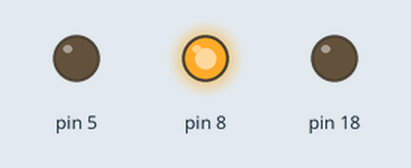
Recording of a sketch running on a simulated Arduino Uno, built with avr-gcc and run on an emulated ATmega328P. Shown: output pins drawn as LEDs (lit = HIGH).

Above: at 0.12 s.
At 0.62 s:
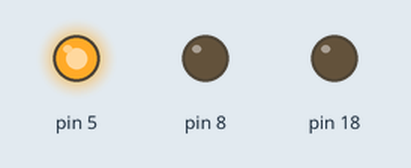
At 1.12 s:
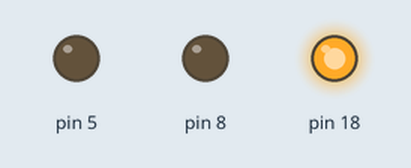
At 2.87 s:
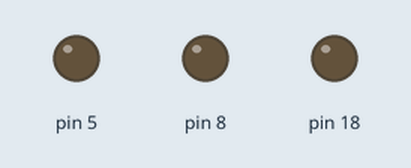
Timing chart, 0 to 3.5 s (numbered marks = the images above):
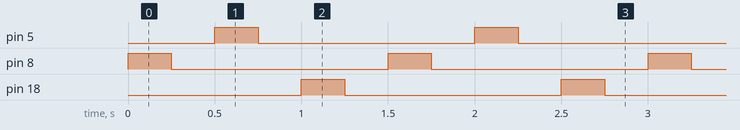

Measured:
- by itself, pin 5, pin 8, pin 18: alternates HIGH for 0.25 s and LOW for 1.3 s
- by itself, everything shown: repeats every 1.5 s, in 6 steps

The sketch:

blink_led_1.ino
```cpp
#define set_bit(_addr, _bit)(_addr |= 1<<_bit)
#define clear_bit(_addr, _bit)(_addr &= ~(1<<_bit))
#define flip_bit(_addr, _bit)(_addr ^= 1<<_bit)
#define check_bit(_addr, _bit)( _addr & 1<<_bit)
#define write_bit(_addr, _bit, _basis)(_basis? set_bit(_addr, _bit) : clear_bit(_addr, _bit))

#define d 250

void blinker1(){
  set_bit(PORTB, 0);      //set port B bit zero to high (pin 8)
  delay(d);
  clear_bit(PORTB, 0);    //set port B bit zero to low  (pin 8)
  delay(d);
}

void blinker2(){
  write_bit(PORTD, 5, 1);    //set port D bit one to high (pin 5)
  delay(d);
  write_bit(PORTD, 5, 0);    //set port D bit one to low  (pin 5)
  delay(d);
}

void blinker3(){
  flip_bit(PORTC, 4);
  delay(d);
}
void setup() {

  set_bit(DDRB, 0);   //set data direction register port B bit zero to output (pin 8)
  set_bit(DDRD, 5);   //set data direction register port D bit one to output (pin 5)
  set_bit(DDRC, 4);   //set data direction register port C bit one to output (pin A4)
}

void loop() {
  blinker1();
  blinker2();
  blinker3();
  blinker3();
}
```
